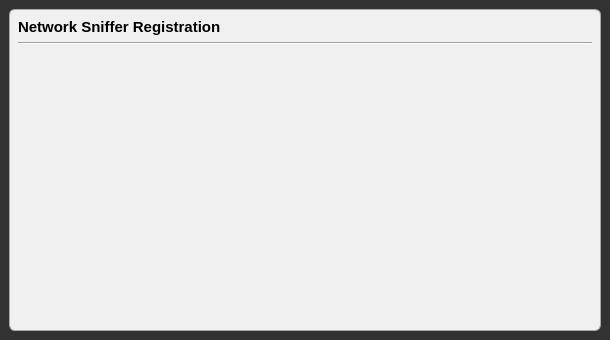
<?xml version="1.0" encoding="UTF-8"?>
<ui version="4.0">
 <class>LicenseWindow</class>
 <widget class="QMainWindow" name="LicenseWindow">
  <property name="geometry">
   <rect>
    <x>0</x>
    <y>0</y>
    <width>610</width>
    <height>340</height>
   </rect>
  </property>
  <property name="sizePolicy">
   <sizepolicy hsizetype="Fixed" vsizetype="Fixed">
    <horstretch>0</horstretch>
    <verstretch>0</verstretch>
   </sizepolicy>
  </property>
  <property name="minimumSize">
   <size>
    <width>610</width>
    <height>340</height>
   </size>
  </property>
  <property name="contextMenuPolicy">
   <enum>Qt::DefaultContextMenu</enum>
  </property>
  <property name="windowTitle">
   <string>Network Sniffer Registration</string>
  </property>
  <property name="styleSheet">
   <string notr="true">#LicenseWindow
{
	background-color: rgb(50, 50, 50);
	border-image: url(:/Resources/Background.jpg) 1 1 1 1 stretch stretch;
}

#paneContainer
{
	background-color: rgb(240, 240, 240);
	border: 1px solid rgb(170, 170, 170);
	border-radius: 6px;
}

.QPushButton
{
	padding: 6px 24px;
}</string>
  </property>
  <property name="documentMode">
   <bool>false</bool>
  </property>
  <property name="dockNestingEnabled">
   <bool>false</bool>
  </property>
  <property name="unifiedTitleAndToolBarOnMac">
   <bool>false</bool>
  </property>
  <widget class="QWidget" name="containerPane">
   <layout class="QGridLayout" name="gridLayout">
    <item row="0" column="0">
     <widget class="QWidget" name="paneContainer" native="true">
      <layout class="QVBoxLayout" name="verticalLayout">
       <property name="topMargin">
        <number>9</number>
       </property>
       <item>
        <widget class="QLabel" name="label">
         <property name="styleSheet">
          <string notr="true">font-weight: bold;
font-size: 11pt;</string>
         </property>
         <property name="text">
          <string>Network Sniffer Registration</string>
         </property>
        </widget>
       </item>
       <item>
        <widget class="Line" name="line">
         <property name="orientation">
          <enum>Qt::Horizontal</enum>
         </property>
        </widget>
       </item>
       <item>
        <widget class="QWidget" name="paneMain" native="true">
         <property name="sizePolicy">
          <sizepolicy hsizetype="Preferred" vsizetype="Expanding">
           <horstretch>0</horstretch>
           <verstretch>0</verstretch>
          </sizepolicy>
         </property>
         <property name="styleSheet">
          <string notr="true"/>
         </property>
        </widget>
       </item>
      </layout>
     </widget>
    </item>
   </layout>
  </widget>
 </widget>
 <resources/>
 <connections/>
</ui>
